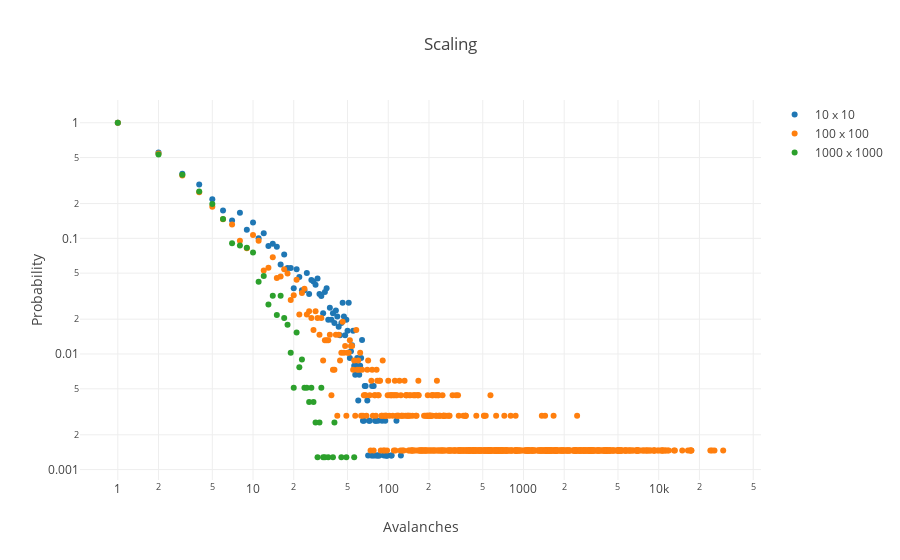

Notebook code cell kept with this figure:
### Code cell
aval1, count1 = np.unique(a1, return_counts=True)
aval2, count2 = np.unique(a2, return_counts=True)
aval3, count3 = np.unique(a3, return_counts=True)

# omit no avalanche events
count1 = count1[aval1 > 0]
count2 = count2[aval2 > 0]
count3 = count3[aval3 > 0]
aval1 = aval1[aval1 > 0]
aval2 = aval2[aval2 > 0]
aval3 = aval3[aval3 > 0]

# frequency to probability
prop1 = count1 / count1.max()
prop2 = count2 / count2.max()
prop3 = count3 / count3.max()

layout = go.Layout(
    title='Scaling',
    xaxis=dict(title='Avalanches', type='log'),
    yaxis=dict(title='Probability', type='log'),
)

figure = go.Figure([
    go.Scatter(x=aval1, y=prop1, mode='markers', name=f'{h1.shape[1]} x {h1.shape[2]}'),
    go.Scatter(x=aval2, y=prop2, mode='markers', name=f'{h2.shape[1]} x {h2.shape[2]}'),
    go.Scatter(x=aval3, y=prop3, mode='markers', name=f'{h3.shape[1]} x {h3.shape[2]}'),
], layout)

py.iplot(figure)

### Figure 1 — Plotly figure (JSON) as saved in the notebook; plotly's stock layout.template omitted (floating-point values rounded to 4 significant figures; data arrays with more than 128 entries replaced by an {"elided": "..."} marker saying what was removed)
{"data": [{"mode": "markers", "name": "10 x 10", "type": "scatter", "uid": "ae816b59-740f-41a6-9f1f-022afcf4f035", "x": [1, 2, 3, 4, 5, 6, 7, 8, 9, 10, 11, 12, 13, 14, 15, 16, 17, 18, 19, 20, 21, 22, 23, 24, 25, 26, 27, 28, 29, 30, 31, 32, 33, 34, 35, 36, 37, 38, 39, 40, 41, 42, 43, 44, 45, 46, 47, 48, 49, 50, 51, 52, 53, 54, 55, 56, 57, 58, 59, 60, 61, 62, 63, 64, 65, 66, 67, 68, 70, 71, 72, 73, 75, 76, 77, 78, 79, 80, 81, 82, 83, 84, 85, 86, 90, 93, 95, 96, 97, 98, 99, 105, 106, 115, 124], "y": [1, 0.5522, 0.362, 0.2919, 0.218, 0.1744, 0.1427, 0.1664, 0.1189, 0.1374, 0.1004, 0.111, 0.08587, 0.08983, 0.08454, 0.05945, 0.07266, 0.05548, 0.05548, 0.03699, 0.05416, 0.04624, 0.03567, 0.03567, 0.0502, 0.03303, 0.04359, 0.04227, 0.03963, 0.04491, 0.03303, 0.0317, 0.02246, 0.03435, 0.03699, 0.01982, 0.0251, 0.01982, 0.02246, 0.01849, 0.02378, 0.02114, 0.01717, 0.01453, 0.01849, 0.02774, 0.02114, 0.01453, 0.01982, 0.01585, 0.02774, 0.009247, 0.01057, 0.01189, 0.01585, 0.007926, 0.006605, 0.007926, 0.009247, 0.003963, 0.006605, 0.007926, 0.009247, 0.01321, 0.002642, 0.002642, 0.005284, 0.005284, 0.003963, 0.001321, 0.002642, 0.002642, 0.001321, 0.005284, 0.001321, 0.005284, 0.001321, 0.002642, 0.002642, 0.001321, 0.001321, 0.002642, 0.001321, 0.001321, 0.002642, 0.001321, 0.002642, 0.001321, 0.001321, 0.001321, 0.001321, 0.001321, 0.001321, 0.002642, 0.001321]}, {"mode": "markers", "name": "100 x 100", "type": "scatter", "uid": "728fc133-cf2d-4d6e-9d5a-6d928eddb1f1", "x": {"elided": "690 int values"}, "y": {"elided": "690 float values"}}, {"mode": "markers", "name": "1000 x 1000", "type": "scatter", "uid": "4217023e-4199-4fea-9b27-22ea76758d99", "x": [1, 2, 3, 4, 5, 6, 7, 8, 9, 10, 11, 12, 13, 14, 15, 16, 17, 18, 19, 20, 21, 22, 23, 24, 25, 26, 27, 28, 29, 30, 31, 32, 33, 34, 36, 39, 40, 45, 49, 56], "y": [1, 0.532, 0.3542, 0.2545, 0.1982, 0.1471, 0.09079, 0.08696, 0.08312, 0.07545, 0.0422, 0.04731, 0.02685, 0.03197, 0.02174, 0.03197, 0.02046, 0.0179, 0.01023, 0.005115, 0.01535, 0.007673, 0.008951, 0.005115, 0.005115, 0.003836, 0.005115, 0.003836, 0.002558, 0.001279, 0.002558, 0.005115, 0.001279, 0.001279, 0.001279, 0.001279, 0.002558, 0.001279, 0.001279, 0.001279]}], "layout": {"title": {"text": "Scaling"}, "xaxis": {"title": {"text": "Avalanches"}, "type": "log"}, "yaxis": {"title": {"text": "Probability"}, "type": "log"}}}
